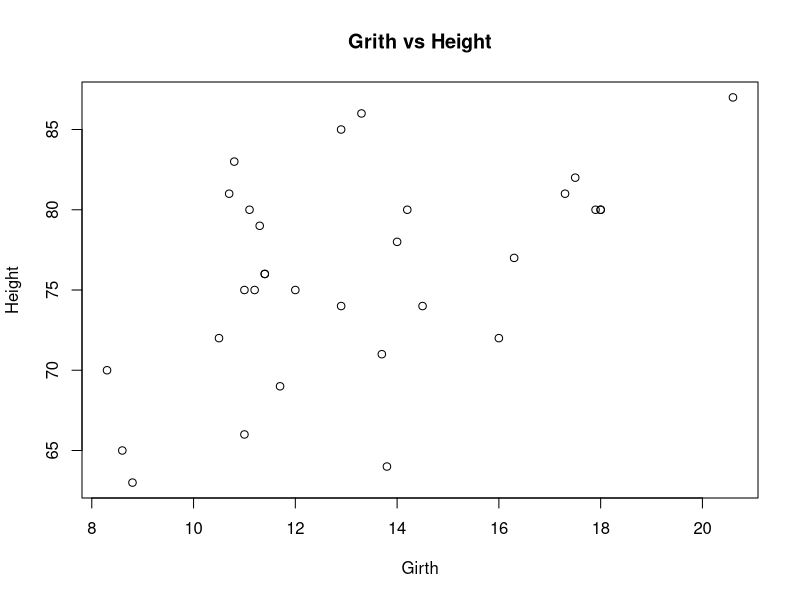

This chart was generated by the following R code:
## ---- chunk 1
library(MASS)
library(lmtest)
library(nortest)

## ---- chunk 2

data("trees")
str(trees)
attach(trees)

## ---- chunk 3

plot(Girth,Height, main = "Grith vs Height")

## ---- chunk 4

GvH <- lm(Height ~ Girth)
GvH
## ---- chunk 5

resGVH <- GvH$residuals;
resGVH

## ---- chunk 6

shapiro.test(resGVH)

## ---- chunk 7

lillie.test(resGVH)

## ---- chunk 8

bptest(Height ~ Girth)

## ---- chunk 9

gqtest(Height ~ Girth)
## ---- chunk 10

dwtest(Height ~ Girth)
